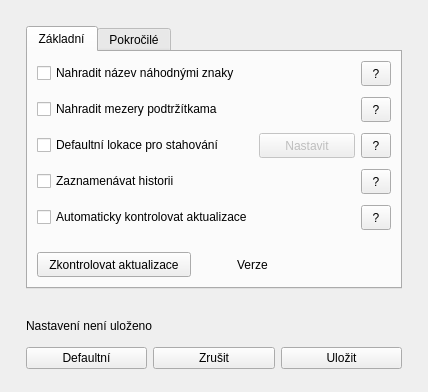
<?xml version="1.0" encoding="UTF-8"?>
<ui version="4.0">
 <class>settingsDialog</class>
 <widget class="QDialog" name="settingsDialog">
  <property name="geometry">
   <rect>
    <x>0</x>
    <y>0</y>
    <width>428</width>
    <height>392</height>
   </rect>
  </property>
  <property name="windowTitle">
   <string>Nastavení</string>
  </property>
  <property name="windowIcon">
   <iconset resource="resources.qrc">
    <normaloff>:/images/settings.ico</normaloff>:/images/settings.ico</iconset>
  </property>
  <layout class="QHBoxLayout" name="horizontalLayout">
   <item>
    <spacer name="horizontalSpacer">
     <property name="orientation">
      <enum>Qt::Horizontal</enum>
     </property>
     <property name="sizeType">
      <enum>QSizePolicy::Fixed</enum>
     </property>
     <property name="sizeHint" stdset="0">
      <size>
       <width>15</width>
       <height>20</height>
      </size>
     </property>
    </spacer>
   </item>
   <item>
    <layout class="QVBoxLayout" name="verticalLayout">
     <item>
      <spacer name="verticalSpacer">
       <property name="orientation">
        <enum>Qt::Vertical</enum>
       </property>
       <property name="sizeType">
        <enum>QSizePolicy::Fixed</enum>
       </property>
       <property name="sizeHint" stdset="0">
        <size>
         <width>20</width>
         <height>15</height>
        </size>
       </property>
      </spacer>
     </item>
     <item>
      <widget class="QTabWidget" name="tabWidget">
       <property name="currentIndex">
        <number>0</number>
       </property>
       <widget class="QWidget" name="tab">
        <attribute name="title">
         <string>Základní</string>
        </attribute>
        <layout class="QHBoxLayout" name="horizontalLayout_6">
         <item>
          <layout class="QVBoxLayout" name="verticalLayout_3">
           <item>
            <layout class="QGridLayout" name="gridLayout_2">
             <item row="0" column="2">
              <widget class="QToolButton" name="toolButton">
               <property name="minimumSize">
                <size>
                 <width>30</width>
                 <height>25</height>
                </size>
               </property>
               <property name="font">
                <font>
                 <bold>false</bold>
                </font>
               </property>
               <property name="focusPolicy">
                <enum>Qt::NoFocus</enum>
               </property>
               <property name="text">
                <string>?</string>
               </property>
              </widget>
             </item>
             <item row="4" column="0">
              <widget class="QCheckBox" name="checkBox_3">
               <property name="focusPolicy">
                <enum>Qt::NoFocus</enum>
               </property>
               <property name="text">
                <string>Defaultní lokace pro stahování</string>
               </property>
              </widget>
             </item>
             <item row="2" column="1">
              <spacer name="horizontalSpacer_10">
               <property name="orientation">
                <enum>Qt::Horizontal</enum>
               </property>
               <property name="sizeHint" stdset="0">
                <size>
                 <width>40</width>
                 <height>20</height>
                </size>
               </property>
              </spacer>
             </item>
             <item row="8" column="0">
              <widget class="QCheckBox" name="checkBox_5">
               <property name="focusPolicy">
                <enum>Qt::NoFocus</enum>
               </property>
               <property name="text">
                <string>Automaticky kontrolovat aktualizace</string>
               </property>
              </widget>
             </item>
             <item row="6" column="1">
              <spacer name="horizontalSpacer_13">
               <property name="orientation">
                <enum>Qt::Horizontal</enum>
               </property>
               <property name="sizeHint" stdset="0">
                <size>
                 <width>40</width>
                 <height>20</height>
                </size>
               </property>
              </spacer>
             </item>
             <item row="4" column="1">
              <widget class="QPushButton" name="pushButton">
               <property name="enabled">
                <bool>false</bool>
               </property>
               <property name="minimumSize">
                <size>
                 <width>0</width>
                 <height>25</height>
                </size>
               </property>
               <property name="focusPolicy">
                <enum>Qt::NoFocus</enum>
               </property>
               <property name="text">
                <string>Nastavit</string>
               </property>
              </widget>
             </item>
             <item row="0" column="1">
              <spacer name="horizontalSpacer_11">
               <property name="orientation">
                <enum>Qt::Horizontal</enum>
               </property>
               <property name="sizeHint" stdset="0">
                <size>
                 <width>40</width>
                 <height>20</height>
                </size>
               </property>
              </spacer>
             </item>
             <item row="7" column="1">
              <spacer name="verticalSpacer_15">
               <property name="orientation">
                <enum>Qt::Vertical</enum>
               </property>
               <property name="sizeType">
                <enum>QSizePolicy::Fixed</enum>
               </property>
               <property name="sizeHint" stdset="0">
                <size>
                 <width>20</width>
                 <height>5</height>
                </size>
               </property>
              </spacer>
             </item>
             <item row="1" column="1">
              <spacer name="verticalSpacer_14">
               <property name="orientation">
                <enum>Qt::Vertical</enum>
               </property>
               <property name="sizeType">
                <enum>QSizePolicy::Fixed</enum>
               </property>
               <property name="sizeHint" stdset="0">
                <size>
                 <width>20</width>
                 <height>5</height>
                </size>
               </property>
              </spacer>
             </item>
             <item row="2" column="0">
              <widget class="QCheckBox" name="checkBox_2">
               <property name="focusPolicy">
                <enum>Qt::NoFocus</enum>
               </property>
               <property name="text">
                <string>Nahradit mezery podtržítkama</string>
               </property>
              </widget>
             </item>
             <item row="2" column="2">
              <widget class="QToolButton" name="toolButton_2">
               <property name="minimumSize">
                <size>
                 <width>30</width>
                 <height>25</height>
                </size>
               </property>
               <property name="font">
                <font>
                 <bold>false</bold>
                </font>
               </property>
               <property name="focusPolicy">
                <enum>Qt::NoFocus</enum>
               </property>
               <property name="text">
                <string>?</string>
               </property>
              </widget>
             </item>
             <item row="6" column="0">
              <widget class="QCheckBox" name="checkBox_4">
               <property name="focusPolicy">
                <enum>Qt::NoFocus</enum>
               </property>
               <property name="text">
                <string>Zaznamenávat historii</string>
               </property>
              </widget>
             </item>
             <item row="4" column="2">
              <widget class="QToolButton" name="toolButton_3">
               <property name="minimumSize">
                <size>
                 <width>30</width>
                 <height>25</height>
                </size>
               </property>
               <property name="font">
                <font>
                 <bold>false</bold>
                </font>
               </property>
               <property name="focusPolicy">
                <enum>Qt::NoFocus</enum>
               </property>
               <property name="text">
                <string>?</string>
               </property>
              </widget>
             </item>
             <item row="8" column="1">
              <spacer name="horizontalSpacer_9">
               <property name="orientation">
                <enum>Qt::Horizontal</enum>
               </property>
               <property name="sizeHint" stdset="0">
                <size>
                 <width>40</width>
                 <height>20</height>
                </size>
               </property>
              </spacer>
             </item>
             <item row="0" column="0">
              <widget class="QCheckBox" name="checkBox">
               <property name="focusPolicy">
                <enum>Qt::NoFocus</enum>
               </property>
               <property name="text">
                <string>Nahradit název náhodnými znaky</string>
               </property>
              </widget>
             </item>
             <item row="6" column="2">
              <widget class="QToolButton" name="toolButton_4">
               <property name="minimumSize">
                <size>
                 <width>30</width>
                 <height>25</height>
                </size>
               </property>
               <property name="font">
                <font>
                 <bold>false</bold>
                </font>
               </property>
               <property name="focusPolicy">
                <enum>Qt::NoFocus</enum>
               </property>
               <property name="text">
                <string>?</string>
               </property>
              </widget>
             </item>
             <item row="3" column="1">
              <spacer name="verticalSpacer_11">
               <property name="orientation">
                <enum>Qt::Vertical</enum>
               </property>
               <property name="sizeType">
                <enum>QSizePolicy::Fixed</enum>
               </property>
               <property name="sizeHint" stdset="0">
                <size>
                 <width>20</width>
                 <height>5</height>
                </size>
               </property>
              </spacer>
             </item>
             <item row="5" column="1">
              <spacer name="verticalSpacer_12">
               <property name="orientation">
                <enum>Qt::Vertical</enum>
               </property>
               <property name="sizeType">
                <enum>QSizePolicy::Fixed</enum>
               </property>
               <property name="sizeHint" stdset="0">
                <size>
                 <width>20</width>
                 <height>5</height>
                </size>
               </property>
              </spacer>
             </item>
             <item row="8" column="2">
              <widget class="QToolButton" name="toolButton_5">
               <property name="minimumSize">
                <size>
                 <width>30</width>
                 <height>25</height>
                </size>
               </property>
               <property name="font">
                <font>
                 <bold>false</bold>
                </font>
               </property>
               <property name="focusPolicy">
                <enum>Qt::NoFocus</enum>
               </property>
               <property name="text">
                <string>?</string>
               </property>
              </widget>
             </item>
            </layout>
           </item>
           <item>
            <spacer name="verticalSpacer_16">
             <property name="orientation">
              <enum>Qt::Vertical</enum>
             </property>
             <property name="sizeType">
              <enum>QSizePolicy::Fixed</enum>
             </property>
             <property name="sizeHint" stdset="0">
              <size>
               <width>20</width>
               <height>15</height>
              </size>
             </property>
            </spacer>
           </item>
           <item>
            <layout class="QHBoxLayout" name="horizontalLayout_5">
             <property name="topMargin">
              <number>0</number>
             </property>
             <item>
              <widget class="QPushButton" name="pushButton_5">
               <property name="minimumSize">
                <size>
                 <width>150</width>
                 <height>25</height>
                </size>
               </property>
               <property name="focusPolicy">
                <enum>Qt::NoFocus</enum>
               </property>
               <property name="text">
                <string>Zkontrolovat aktualizace</string>
               </property>
              </widget>
             </item>
             <item>
              <spacer name="horizontalSpacer_14">
               <property name="orientation">
                <enum>Qt::Horizontal</enum>
               </property>
               <property name="sizeType">
                <enum>QSizePolicy::Fixed</enum>
               </property>
               <property name="sizeHint" stdset="0">
                <size>
                 <width>40</width>
                 <height>20</height>
                </size>
               </property>
              </spacer>
             </item>
             <item>
              <widget class="QLabel" name="label_2">
               <property name="minimumSize">
                <size>
                 <width>0</width>
                 <height>25</height>
                </size>
               </property>
               <property name="text">
                <string>Verze</string>
               </property>
              </widget>
             </item>
            </layout>
           </item>
          </layout>
         </item>
        </layout>
       </widget>
       <widget class="QWidget" name="tab_2">
        <attribute name="title">
         <string>Pokročilé</string>
        </attribute>
        <layout class="QHBoxLayout" name="horizontalLayout_7">
         <item>
          <layout class="QVBoxLayout" name="verticalLayout_4">
           <item>
            <layout class="QGridLayout" name="gridLayout_3">
             <item row="0" column="2">
              <widget class="QToolButton" name="toolButton_6">
               <property name="minimumSize">
                <size>
                 <width>30</width>
                 <height>25</height>
                </size>
               </property>
               <property name="font">
                <font>
                 <bold>false</bold>
                </font>
               </property>
               <property name="focusPolicy">
                <enum>Qt::NoFocus</enum>
               </property>
               <property name="text">
                <string>?</string>
               </property>
              </widget>
             </item>
             <item row="0" column="1">
              <spacer name="horizontalSpacer_17">
               <property name="orientation">
                <enum>Qt::Horizontal</enum>
               </property>
               <property name="sizeType">
                <enum>QSizePolicy::MinimumExpanding</enum>
               </property>
               <property name="sizeHint" stdset="0">
                <size>
                 <width>40</width>
                 <height>20</height>
                </size>
               </property>
              </spacer>
             </item>
             <item row="0" column="0">
              <widget class="QCheckBox" name="checkBox_6">
               <property name="focusPolicy">
                <enum>Qt::NoFocus</enum>
               </property>
               <property name="text">
                <string>Tlačítko pro zobrazení odkazu</string>
               </property>
              </widget>
             </item>
             <item row="1" column="0">
              <widget class="QCheckBox" name="checkBox_7">
               <property name="text">
                <string>Povolit zvukovou notifikaci</string>
               </property>
              </widget>
             </item>
             <item row="1" column="1">
              <spacer name="horizontalSpacer_3">
               <property name="orientation">
                <enum>Qt::Horizontal</enum>
               </property>
               <property name="sizeType">
                <enum>QSizePolicy::MinimumExpanding</enum>
               </property>
               <property name="sizeHint" stdset="0">
                <size>
                 <width>40</width>
                 <height>20</height>
                </size>
               </property>
              </spacer>
             </item>
             <item row="1" column="2">
              <widget class="QToolButton" name="toolButton_7">
               <property name="minimumSize">
                <size>
                 <width>30</width>
                 <height>25</height>
                </size>
               </property>
               <property name="text">
                <string>?</string>
               </property>
              </widget>
             </item>
            </layout>
           </item>
           <item>
            <spacer name="verticalSpacer_13">
             <property name="orientation">
              <enum>Qt::Vertical</enum>
             </property>
             <property name="sizeType">
              <enum>QSizePolicy::Expanding</enum>
             </property>
             <property name="sizeHint" stdset="0">
              <size>
               <width>20</width>
               <height>40</height>
              </size>
             </property>
            </spacer>
           </item>
          </layout>
         </item>
        </layout>
       </widget>
      </widget>
     </item>
     <item>
      <spacer name="verticalSpacer_4">
       <property name="orientation">
        <enum>Qt::Vertical</enum>
       </property>
       <property name="sizeType">
        <enum>QSizePolicy::MinimumExpanding</enum>
       </property>
       <property name="sizeHint" stdset="0">
        <size>
         <width>20</width>
         <height>10</height>
        </size>
       </property>
      </spacer>
     </item>
     <item>
      <widget class="QLabel" name="label">
       <property name="sizePolicy">
        <sizepolicy hsizetype="Preferred" vsizetype="Fixed">
         <horstretch>0</horstretch>
         <verstretch>0</verstretch>
        </sizepolicy>
       </property>
       <property name="font">
        <font>
         <pointsize>9</pointsize>
        </font>
       </property>
       <property name="text">
        <string>Nastavení není uloženo</string>
       </property>
      </widget>
     </item>
     <item>
      <spacer name="verticalSpacer_3">
       <property name="orientation">
        <enum>Qt::Vertical</enum>
       </property>
       <property name="sizeType">
        <enum>QSizePolicy::Fixed</enum>
       </property>
       <property name="sizeHint" stdset="0">
        <size>
         <width>20</width>
         <height>8</height>
        </size>
       </property>
      </spacer>
     </item>
     <item>
      <layout class="QHBoxLayout" name="horizontalLayout_3">
       <item>
        <widget class="QPushButton" name="pushButton_2">
         <property name="focusPolicy">
          <enum>Qt::NoFocus</enum>
         </property>
         <property name="text">
          <string>Defaultní</string>
         </property>
        </widget>
       </item>
       <item>
        <widget class="QPushButton" name="pushButton_3">
         <property name="focusPolicy">
          <enum>Qt::NoFocus</enum>
         </property>
         <property name="text">
          <string>Zrušit</string>
         </property>
        </widget>
       </item>
       <item>
        <widget class="QPushButton" name="pushButton_4">
         <property name="focusPolicy">
          <enum>Qt::NoFocus</enum>
         </property>
         <property name="text">
          <string>Uložit</string>
         </property>
        </widget>
       </item>
      </layout>
     </item>
     <item>
      <spacer name="verticalSpacer_2">
       <property name="orientation">
        <enum>Qt::Vertical</enum>
       </property>
       <property name="sizeType">
        <enum>QSizePolicy::Fixed</enum>
       </property>
       <property name="sizeHint" stdset="0">
        <size>
         <width>20</width>
         <height>12</height>
        </size>
       </property>
      </spacer>
     </item>
    </layout>
   </item>
   <item>
    <spacer name="horizontalSpacer_2">
     <property name="orientation">
      <enum>Qt::Horizontal</enum>
     </property>
     <property name="sizeType">
      <enum>QSizePolicy::Fixed</enum>
     </property>
     <property name="sizeHint" stdset="0">
      <size>
       <width>15</width>
       <height>20</height>
      </size>
     </property>
    </spacer>
   </item>
  </layout>
 </widget>
 <resources>
  <include location="resources.qrc"/>
 </resources>
 <connections/>
</ui>
